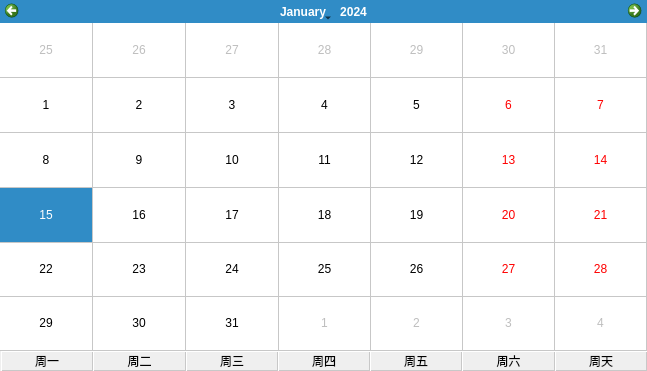
<?xml version="1.0" encoding="UTF-8"?>
<ui version="4.0">
 <class>QuoteCalendarWidget</class>
 <widget class="QWidget" name="QuoteCalendarWidget">
  <property name="geometry">
   <rect>
    <x>0</x>
    <y>0</y>
    <width>647</width>
    <height>371</height>
   </rect>
  </property>
  <property name="windowTitle">
   <string>Form</string>
  </property>
  <property name="styleSheet">
   <string notr="true">#calendarWidget{
	color:#FFFFFF;
}

QLabel{
border-style:outset;
	border-width:1px;
	border-color: rgb(200, 200, 200);
}

</string>
  </property>
  <layout class="QVBoxLayout" name="verticalLayout">
   <property name="spacing">
    <number>0</number>
   </property>
   <property name="leftMargin">
    <number>0</number>
   </property>
   <property name="topMargin">
    <number>0</number>
   </property>
   <property name="rightMargin">
    <number>0</number>
   </property>
   <property name="bottomMargin">
    <number>0</number>
   </property>
   <item>
    <widget class="QCalendarWidget" name="calendarWidget">
     <property name="firstDayOfWeek">
      <enum>Qt::Monday</enum>
     </property>
     <property name="gridVisible">
      <bool>true</bool>
     </property>
     <property name="selectionMode">
      <enum>QCalendarWidget::SingleSelection</enum>
     </property>
     <property name="horizontalHeaderFormat">
      <enum>QCalendarWidget::NoHorizontalHeader</enum>
     </property>
     <property name="verticalHeaderFormat">
      <enum>QCalendarWidget::NoVerticalHeader</enum>
     </property>
     <property name="navigationBarVisible">
      <bool>true</bool>
     </property>
     <property name="dateEditEnabled">
      <bool>true</bool>
     </property>
    </widget>
   </item>
   <item>
    <widget class="QWidget" name="widget" native="true">
     <property name="minimumSize">
      <size>
       <width>0</width>
       <height>18</height>
      </size>
     </property>
     <layout class="QHBoxLayout" name="horizontalLayout">
      <property name="spacing">
       <number>0</number>
      </property>
      <property name="leftMargin">
       <number>1</number>
      </property>
      <property name="topMargin">
       <number>0</number>
      </property>
      <property name="rightMargin">
       <number>0</number>
      </property>
      <property name="bottomMargin">
       <number>0</number>
      </property>
      <item>
       <widget class="QLabel" name="label_1">
        <property name="text">
         <string>周一</string>
        </property>
        <property name="alignment">
         <set>Qt::AlignCenter</set>
        </property>
       </widget>
      </item>
      <item>
       <widget class="QLabel" name="label_2">
        <property name="text">
         <string>周二</string>
        </property>
        <property name="alignment">
         <set>Qt::AlignCenter</set>
        </property>
       </widget>
      </item>
      <item>
       <widget class="QLabel" name="label_3">
        <property name="text">
         <string>周三</string>
        </property>
        <property name="alignment">
         <set>Qt::AlignCenter</set>
        </property>
       </widget>
      </item>
      <item>
       <widget class="QLabel" name="label_4">
        <property name="text">
         <string>周四</string>
        </property>
        <property name="alignment">
         <set>Qt::AlignCenter</set>
        </property>
       </widget>
      </item>
      <item>
       <widget class="QLabel" name="label_5">
        <property name="text">
         <string>周五</string>
        </property>
        <property name="alignment">
         <set>Qt::AlignCenter</set>
        </property>
       </widget>
      </item>
      <item>
       <widget class="QLabel" name="label_6">
        <property name="text">
         <string>周六</string>
        </property>
        <property name="alignment">
         <set>Qt::AlignCenter</set>
        </property>
       </widget>
      </item>
      <item>
       <widget class="QLabel" name="label_7">
        <property name="text">
         <string>周天</string>
        </property>
        <property name="alignment">
         <set>Qt::AlignCenter</set>
        </property>
       </widget>
      </item>
     </layout>
    </widget>
   </item>
  </layout>
 </widget>
 <resources/>
 <connections/>
</ui>
